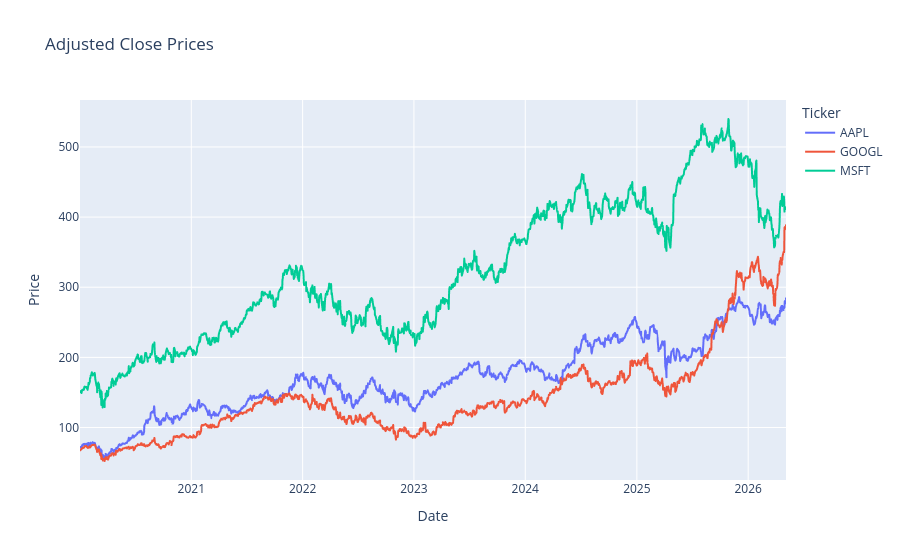

Notebook source saved alongside this figure:
### Code cell
# Price chart: visualize adjusted close price history.

px.line(prices, title="Adjusted Close Prices", labels={"value": "Price", "Date": "Date"})

### Figure 1 — Plotly figure (JSON) as saved in the notebook; plotly's stock layout.template omitted (floating-point values rounded to 4 significant figures; data arrays with more than 128 entries replaced by an {"elided": "..."} marker saying what was removed)
{"data": [{"hovertemplate": "Ticker=AAPL<br>Date=%{x}<br>Price=%{y}<extra></extra>", "legendgroup": "AAPL", "line": {"color": "#636efa", "dash": "solid"}, "marker": {"symbol": "circle"}, "mode": "lines", "name": "AAPL", "showlegend": true, "type": "scattergl", "x": {"elided": "1593 str values"}, "xaxis": "x", "y": {"elided": "1593 float values"}, "yaxis": "y"}, {"hovertemplate": "Ticker=GOOGL<br>Date=%{x}<br>Price=%{y}<extra></extra>", "legendgroup": "GOOGL", "line": {"color": "#EF553B", "dash": "solid"}, "marker": {"symbol": "circle"}, "mode": "lines", "name": "GOOGL", "showlegend": true, "type": "scattergl", "x": {"elided": "1593 str values"}, "xaxis": "x", "y": {"elided": "1593 float values"}, "yaxis": "y"}, {"hovertemplate": "Ticker=MSFT<br>Date=%{x}<br>Price=%{y}<extra></extra>", "legendgroup": "MSFT", "line": {"color": "#00cc96", "dash": "solid"}, "marker": {"symbol": "circle"}, "mode": "lines", "name": "MSFT", "showlegend": true, "type": "scattergl", "x": {"elided": "1593 str values"}, "xaxis": "x", "y": {"elided": "1593 float values"}, "yaxis": "y"}], "layout": {"legend": {"title": {"text": "Ticker"}, "tracegroupgap": 0}, "title": {"text": "Adjusted Close Prices"}, "xaxis": {"anchor": "y", "domain": [0, 1], "title": {"text": "Date"}}, "yaxis": {"anchor": "x", "domain": [0, 1], "title": {"text": "Price"}}}}
